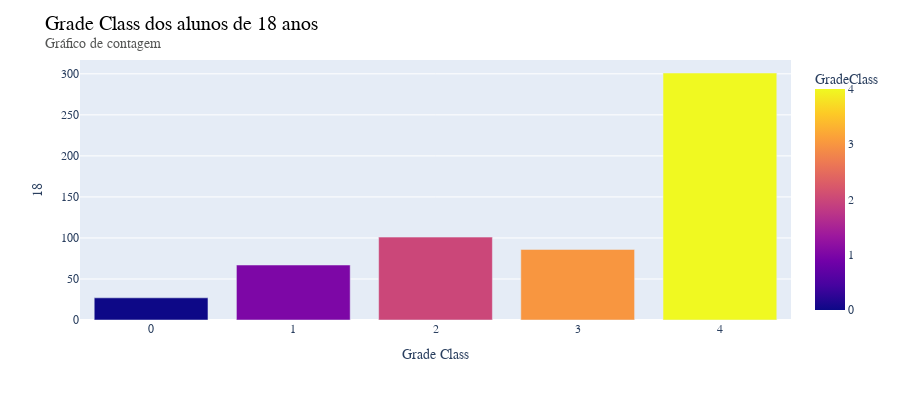

This figure's notebook cell:
### Code cell
# 18 anos
plotar_gc_idade(18)

### Figure 1 — Plotly figure (JSON) as saved in the notebook; plotly's stock layout.template omitted (floating-point values rounded to 4 significant figures)
{"data": [{"alignmentgroup": "True", "hovertemplate": "GradeClass=%{marker.color}<br>18=%{y}<extra></extra>", "legendgroup": "", "marker": {"color": [0, 1, 2, 3, 4], "coloraxis": "coloraxis", "pattern": {"shape": ""}}, "name": "", "offsetgroup": "", "orientation": "v", "showlegend": false, "textposition": "auto", "type": "bar", "x": [0, 1, 2, 3, 4], "xaxis": "x", "y": [27, 67, 101, 86, 301], "yaxis": "y"}], "layout": {"barmode": "stack", "coloraxis": {"colorbar": {"title": {"text": "GradeClass"}}, "colorscale": [[0, "#0d0887"], [0.1111, "#46039f"], [0.2222, "#7201a8"], [0.3333, "#9c179e"], [0.4444, "#bd3786"], [0.5556, "#d8576b"], [0.6667, "#ed7953"], [0.7778, "#fb9f3a"], [0.8889, "#fdca26"], [1, "#f0f921"]]}, "font": {"family": "sans-serif"}, "height": 400, "legend": {"tracegroupgap": 0}, "margin": {"t": 60}, "title": {"font": {"color": "#000000", "size": 20}, "text": "Grade Class dos alunos de 18 anos<br><sup size=1 style=\"color:#555655\">Gráfico de contagem</sup></br>"}, "xaxis": {"anchor": "y", "domain": [0, 1], "title": {"text": "Grade Class"}}, "yaxis": {"anchor": "x", "domain": [0, 1], "title": {"text": "18"}}}}
